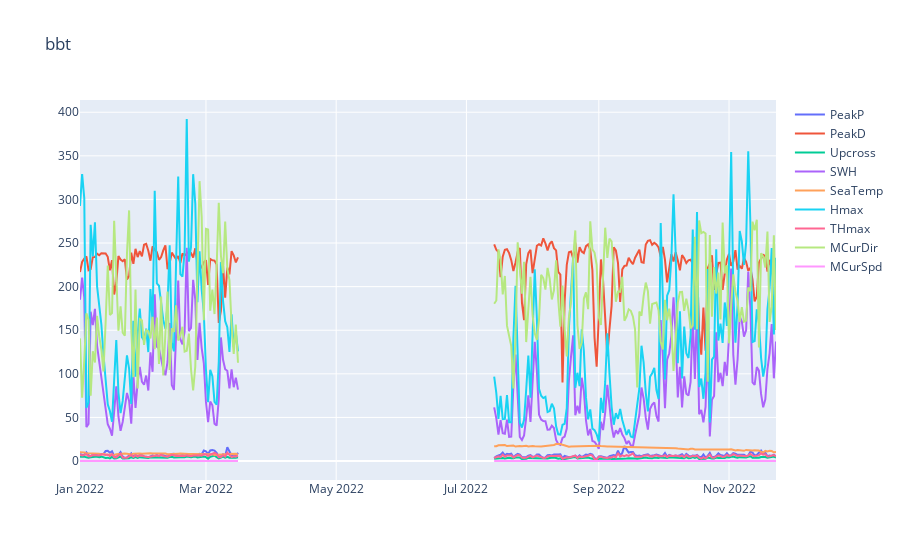

Notebook cell for this chart:
### Code cell
plotDFs([smart_buoy])

### Figure 1 — Plotly figure (JSON) as saved in the notebook; plotly's stock layout.template omitted (floating-point values rounded to 4 significant figures; data arrays with more than 128 entries replaced by an {"elided": "..."} marker saying what was removed)
{"data": [{"mode": "lines", "name": "PeakP", "type": "scatter", "x": {"elided": "327 str values"}, "y": {"elided": "327 float values"}}, {"mode": "lines", "name": "PeakD", "type": "scatter", "x": {"elided": "327 str values"}, "y": {"elided": "327 float values"}}, {"mode": "lines", "name": "Upcross", "type": "scatter", "x": {"elided": "327 str values"}, "y": {"elided": "327 float values"}}, {"mode": "lines", "name": "SWH", "type": "scatter", "x": {"elided": "327 str values"}, "y": {"elided": "327 float values"}}, {"mode": "lines", "name": "SeaTemp", "type": "scatter", "x": {"elided": "327 str values"}, "y": {"elided": "327 float values"}}, {"mode": "lines", "name": "Hmax", "type": "scatter", "x": {"elided": "327 str values"}, "y": {"elided": "327 float values"}}, {"mode": "lines", "name": "THmax", "type": "scatter", "x": {"elided": "327 str values"}, "y": {"elided": "327 float values"}}, {"mode": "lines", "name": "MCurDir", "type": "scatter", "x": {"elided": "327 str values"}, "y": {"elided": "327 float values"}}, {"mode": "lines", "name": "MCurSpd", "type": "scatter", "x": {"elided": "327 str values"}, "y": {"elided": "327 float values"}}], "layout": {"title": {"text": "bbt"}}}
